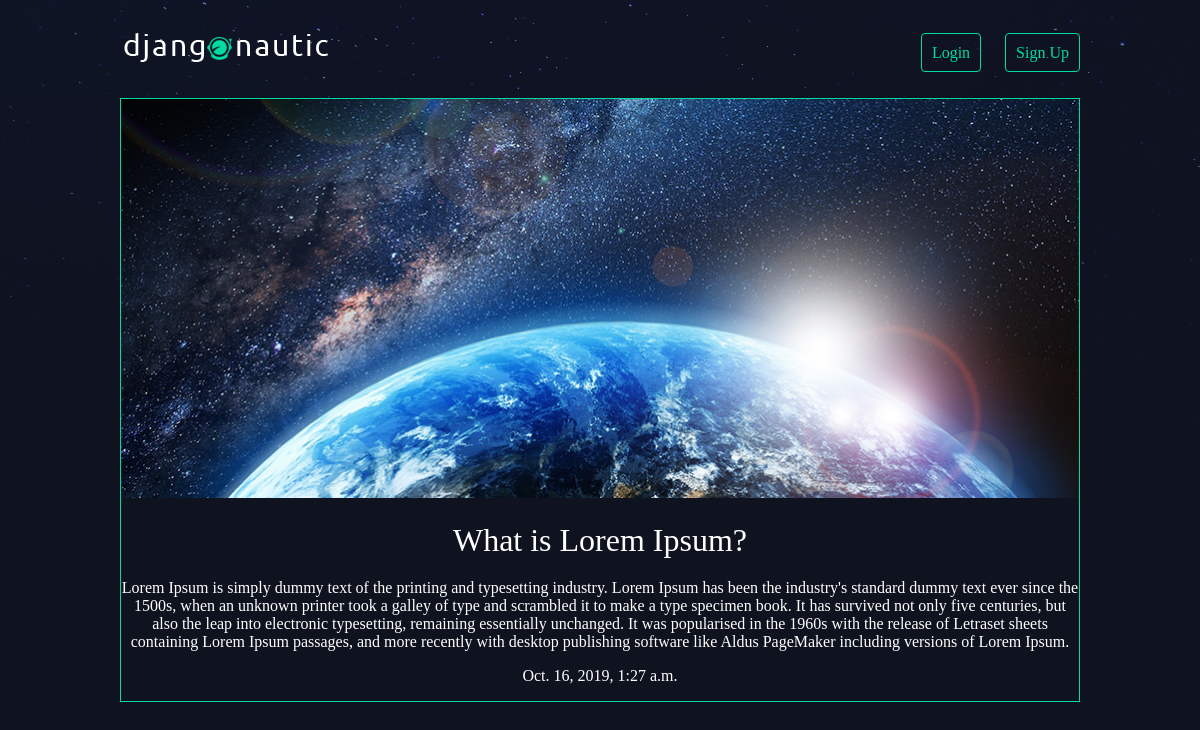
Page /articles/what-is-lorem-ipsum-/ on the committed database.
### articles/models.py (models this page shows, shortened)
class Article(models.Model):
  title = models.CharField(max_length = 100)
  slug = models.SlugField()
  body = models.TextField()
  date = models.DateTimeField(auto_now_add=True)
  thumb = models.ImageField(default='default.png', blank=True)
  author = models.ForeignKey(User, on_delete=models.CASCADE, default=None)

### articles/views.py (the view)
# urls.py: path('<slug:slug>/', views.article_detail, name = 'detail'),
def article_detail(request, slug):
  article = Article.objects.get(slug = slug)
  return render(request, 'articles/article_detail.html', {'article': article})

### articles/templates/articles/article_detail.html
{% extends 'base_layout.html' %}
{% block content %}
<div class="article-detail">
  <div class='article'>
    <img src="{{ article.thumb.url }}" />
    <h2>{{ article.title }}</h2>
    <p>{{ article.body }}</p>
    <p>{{ article.date }}</p>
  </div>
</div>
{% endblock %}

### assets/styles.css (style rules this page uses)
body { background-color: #0f121f; background-image: url(stars.png); background-repeat: no-repeat; color: #fff; }
body * { font-family: Ubuntu; }
h1, h2, h3, h4, h5 { font-weight: normal; margin: 0; }
.article { padding: 10px; border: 1px solid #00dba0; position: relative; padding-bottom: 40px; }
.article h2 { font-size: 1.2em; }
.article-detail .article { padding: 0; }
.article-detail .article img { max-width: 100%; }
.article-detail .article h2 { text-align: center; margin: 20px auto; font-size: 2em; }
.article-detail .article p { text-align: center; }

### rows in the picture
Article: thumb (picture), title "What is Lorem Ipsum?", body "Lorem Ipsum is simply dummy text of the printing and typesetting industry. Lorem Ipsum has been the industry's standard dummy text ever since the 1500s, when an unknown printer took a galley of type and scrambled it to make a type specimen book. It has survived not only five centuries, but also the leap into electronic typesetting, remaining essentially unchanged. It was popularised in the 1960s with the release of Letraset sheets containing Lorem Ipsum passages, and more recently with desktop publishing software like Aldus PageMaker including versions of Lorem Ipsum.", date "Oct. 16, 2019, 1:27 a.m."
